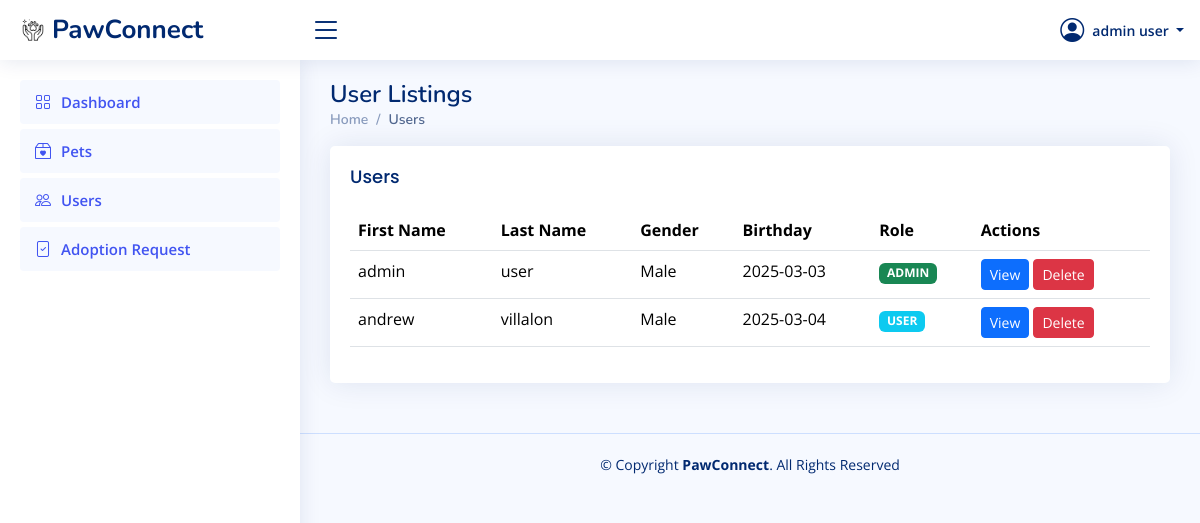
Screenshot of /view/admin/users.php (signed in) with the database file from the repository.
### tables this page shows
CREATE TABLE `users` (
  `userId` int(11) NOT NULL,
  `firstName` varchar(255) NOT NULL,
  `lastName` varchar(255) NOT NULL,
  `email` varchar(255) NOT NULL,
  `password` varchar(255) NOT NULL,
  `phoneNumber` varchar(255) NOT NULL,
  `gender` enum('Male','Female') NOT NULL,
  `role` enum('admin','user') NOT NULL DEFAULT 'user',
  `birthday` date NOT NULL,
  `verification` int(11) NOT NULL DEFAULT 0,
  `profilePicture` longblob DEFAULT NULL,
  `createdAt` timestamp NOT NULL DEFAULT current_timestamp()
);

### view/admin/users.php (the view, shortened to what this page needs)
<?php
include("../../auth/authentication.php");
include("./includes/header.php");
include("./includes/topbar.php");
include("./includes/sidebar.php");
?>
<div class="pagetitle">
    <h1>User Listings</h1>
    <nav>
        <ol class="breadcrumb">
            <li class="breadcrumb-item"><a href="../admin/index.php">Home</a></li>
            <li class="breadcrumb-item active">Users</li>
        </ol>
    </nav>
</div>
<section class="section">
    <div class="row">
        <div class="col-lg-12">
            <div class="card">
                <div class="card-body">
                    <h5 class="card-title">Users</h5>
                    <table class="table datatable">
                        <thead>
                            <tr>
                                <th>First Name</th>
                                <th>Last Name</th>
                                <th>Gender</th>
                                <th>Birthday</th>
                                <th>Role</th>
                                <th>Actions</th>
                            </tr>
                        </thead>
                        <tbody>
                            <?php
                            $query = "SELECT * FROM `users`";
                            $query_run = mysqli_query($conn, $query);
                            if (mysqli_num_rows($query_run) > 0) {
                                foreach ($query_run as $row) {
                                    $role = strtoupper($row['role']);
                                    $roleClass = ($role == 'ADMIN') ? 'bg-success' : 'bg-info';
                            ?>
                                    <tr>
                                        <td><?= $row['firstName']; ?></td>
                                        <td><?= $row['lastName']; ?></td>
                                        <td><?= $row['gender']; ?></td>
                                        <td><?= $row['birthday']; ?></td>
                                        <td><span class="badge <?= $roleClass; ?>"><?= $role; ?></span></td>
                                       <td>
    <a href="./viewUser.php?id=<?= $row['userId']; ?>" class="btn btn-primary btn-sm">View</a>
    <button class="btn btn-danger btn-sm" onclick="confirmDelete(<?= $row['userId']; ?>)">Delete</button>
</td>
                                    </tr>
                            <?php
                                }
                            }
                            ?>
                        </tbody>
                    </table>
                </div>
            </div>
        </div>
    </div>
</section>
<?php
include("./includes/footer.php");
?>

### assets/css/style.css (style rules this page uses)
:root { scroll-behavior: smooth; }
body { font-family: "Open Sans", sans-serif; background: #f6f9ff; color: #444444; }
a { color: #4154f1; text-decoration: none; }
h1, h2, h3, h4, h5, h6 { font-family: "Nunito", sans-serif; }
.pagetitle { margin-bottom: 10px; }
.pagetitle h1 { font-size: 24px; margin-bottom: 0; font-weight: 600; color: #012970; }
.card { margin-bottom: 30px; border: none; border-radius: 5px; box-shadow: 0px 0 30px rgba(1, 41, 112, 0.1); }
.card-title { padding: 20px 0 15px 0; font-size: 18px; font-weight: 500; color: #012970; font-family: "Poppins", sans-serif; }
.card-body { padding: 0 20px 20px 20px; }
.breadcrumb { font-size: 14px; font-family: "Nunito", sans-serif; color: #899bbd; font-weight: 600; }
.breadcrumb a { color: #899bbd; transition: 0.3s; }
.breadcrumb .breadcrumb-item::before { color: #899bbd; }
.breadcrumb .active { color: #51678f; font-weight: 600; }

### rows the page displays
users: firstName "admin", lastName "user", gender "Male", birthday "2025-03-03", role "ADMIN"
users: firstName "andrew", lastName "villalon", gender "Male", birthday "2025-03-04", role "USER"

### other values shown
$_SESSION['authUser']['fullName'] "admin user"
